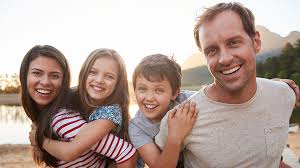
#> input picture test3.jpg, 300 x 168 px
$ python face_detection.py
#> lines starting #> are read from the running program, lines starting #| are printed output that depends on the picture; after the words box and inside, x2 and y2 are one past the last pixel; in counts of white or black regions, pixels touching at a corner belong together
import cv2

# Load the pre-trained Haar cascade classifier for face detection
face_cascade = cv2.CascadeClassifier('haarcascade_frontalface_default.xml')

# Read the image
img = cv2.imread('test3.jpg')
#> img is the input picture: shape (168, 300, 3); mean B, G, R 152.6, 160.6, 180.7

# Convert the image to grayscale
gray = cv2.cvtColor(img, cv2.COLOR_BGR2GRAY)
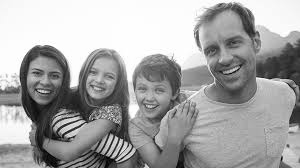
#> gray: shape (168, 300); min 2, max 255, mean 165.7

# Detect faces in the grayscale image
faces = face_cascade.detectMultiScale(gray, 1.1, 4)
#> faces = [[81, 59, 39, 39], [21, 55, 48, 48], [128, 72, 44, 44], [190, 20, 68, 68]]

# Iterate over detected faces
for (x, y, w, h) in faces:
    # Draw rectangle around the face
    cv2.rectangle(img, (x, y), (x + w, y + h), (225, 0, 0), 2)
#> this loop made 4 passes
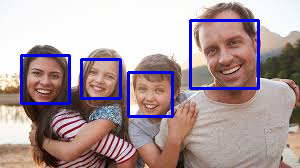
#> img: shape (168, 300, 3); 4.71% of pixels changed, all inside (x1, y1, x2, y2) = (20, 19, 260, 118)

# Display the image with detected faces
cv2.imshow('img', img)
cv2.waitKey()

# Save the image with detected faces
cv2.imwrite('face_detected3.jpg', img)

$ run again, with test1.jpg copied over test3.jpg
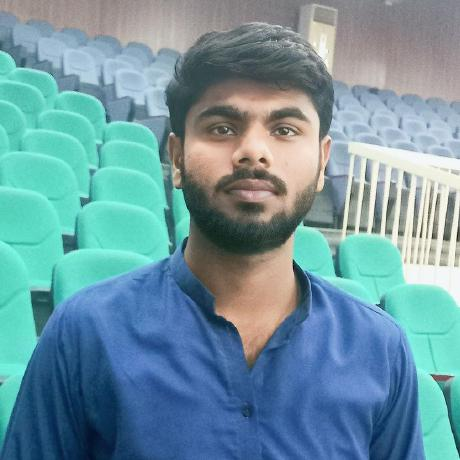
#> input picture test1.jpg, 460 x 460 px
#> img is the input picture: shape (460, 460, 3); mean B, G, R 161, 150.4, 111
#> `gray = cv2.cvtColor(img, cv2.COLOR_BGR2GRAY)`:
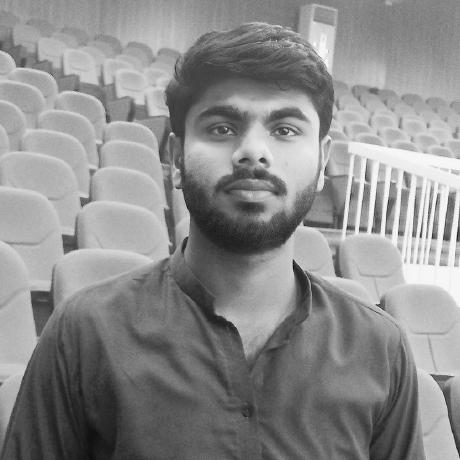
#> gray: shape (460, 460); min 5, max 255, mean 139.8
#> faces = [[169, 61, 169, 169]]
#> the loop `for (x, y, w, h) in faces:` made 1 pass
#> after the loop `for (x, y, w, h) in faces:`:
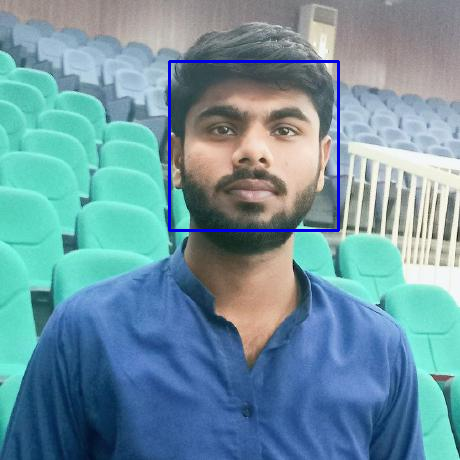
#> img: shape (460, 460, 3); 0.96% of pixels changed, all inside (x1, y1, x2, y2) = (168, 60, 340, 232)

$ run again, with test2.jpg copied over test3.jpg
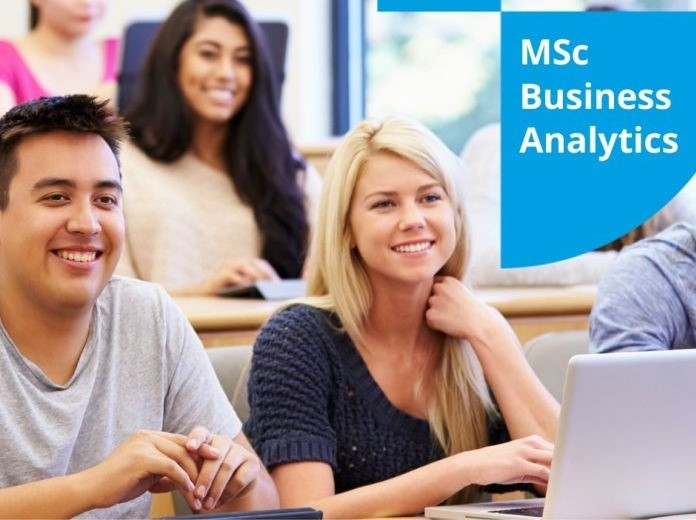
#> input picture test2.jpg, 696 x 520 px
#> img is the input picture: shape (520, 696, 3); mean B, G, R 155.6, 153.1, 155.5
#> `gray = cv2.cvtColor(img, cv2.COLOR_BGR2GRAY)`:
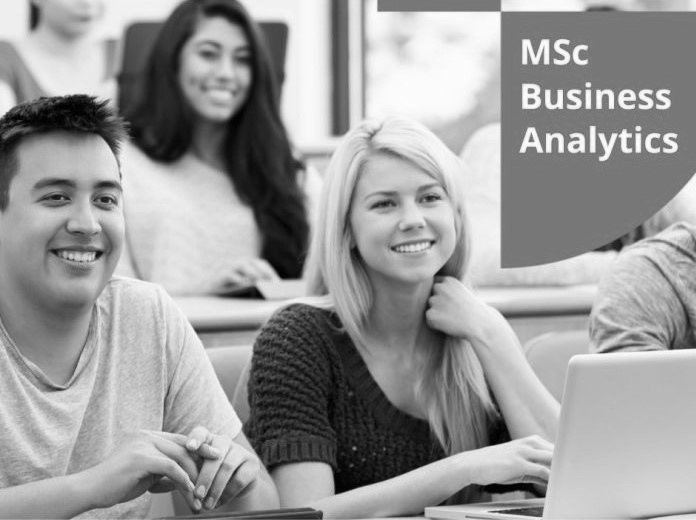
#> gray: shape (520, 696); min 0, max 254, mean 154.1
#> faces = [[176, 21, 90, 90], [347, 153, 123, 123], [10, 142, 144, 144]]
#> the loop `for (x, y, w, h) in faces:` made 3 passes
#> after the loop `for (x, y, w, h) in faces:`:
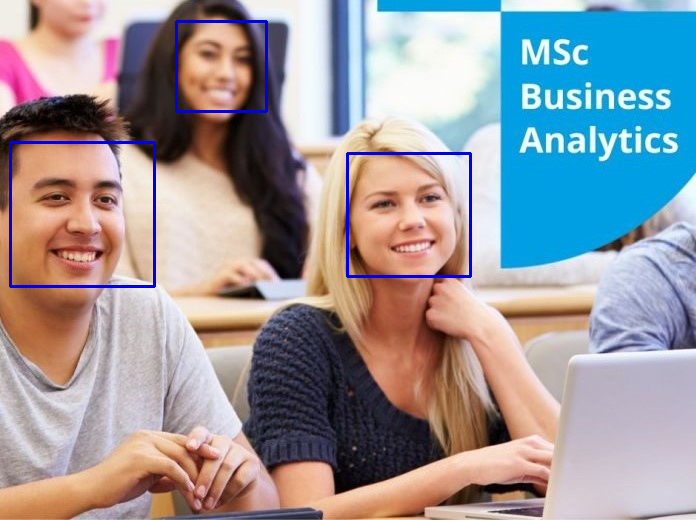
#> img: shape (520, 696, 3); 1.18% of pixels changed, all inside (x1, y1, x2, y2) = (9, 20, 472, 288)
